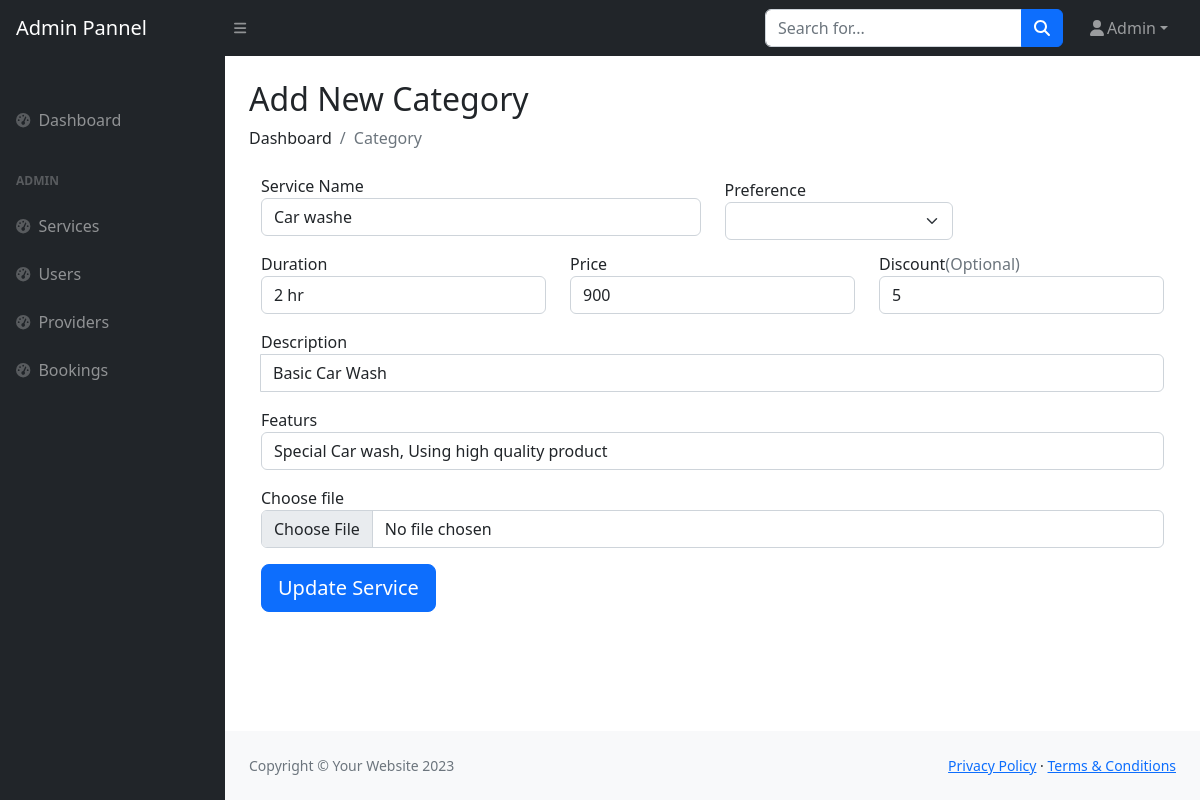
The app's page /admin/modify.php?sid=1 (signed in), older data.
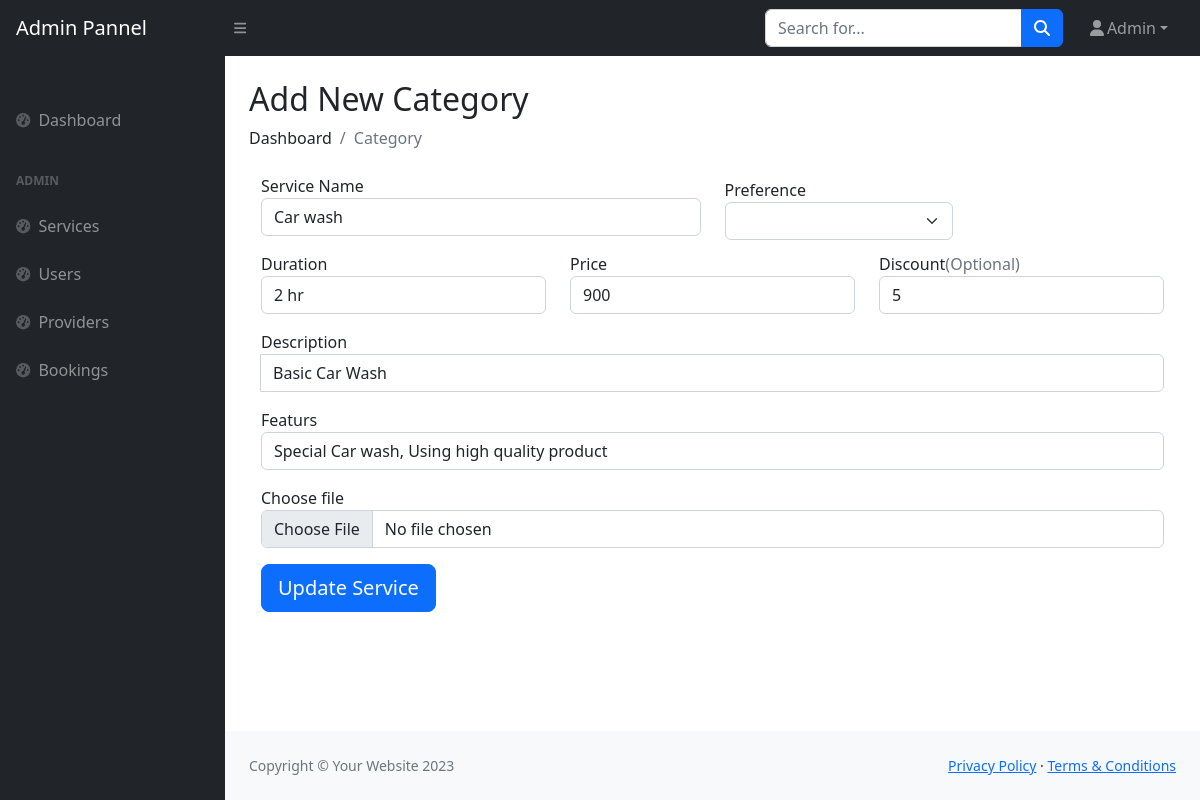
The same page, newer data.
### tables this page shows
CREATE TABLE `services` (
  `sid` int(11) NOT NULL,
  `sname` varchar(255) NOT NULL,
  `srating` int(11) NOT NULL,
  `sprice` int(11) NOT NULL,
  `sduration` varchar(10) NOT NULL,
  `sdes` varchar(255) NOT NULL,
  `sfeatures` varchar(255) NOT NULL,
  `scategory` int(11) NOT NULL,
  `simage` varchar(255) NOT NULL,
  `sattraction` varchar(255) DEFAULT NULL,
  `sdiscount` int(11) DEFAULT NULL,
  `screate` timestamp NOT NULL DEFAULT current_timestamp(),
  `created_by` int(11) DEFAULT NULL,
  `updated_by` int(11) DEFAULT NULL
);

### admin/modify.php (the view, shortened to what this page needs)
<?php require("./components/header.php");
$sid = isset($_GET['sid']) ? $_GET['sid'] : false;
if ($sid) {
    $src = "SELECT * FROM services WHERE sid=$sid";
    $rs = mysqli_query($conn, $src);
    $rec = mysqli_fetch_assoc($rs);
} else {
    $rec = ['sname' => '', 'scategory' => '', 'sduration' => '', 'sprice' => '', 'sdiscount' => '', 'sdes' => '', 'sfeatures' => ''];
}
?>
<main>
    <div class="container-fluid px-4">
        <h2 class="mt-4">Add New Category</h2>
        <ol class="breadcrumb mb-4">
            <li class="breadcrumb-item">Dashboard</li>
            <li class="breadcrumb-item active">Category</li>
        </ol>
        <div class="order-md-1 container">
            <form class="needs-validation" method="post" enctype="multipart/form-data">
                <div class="row">
                    <div class="col-md-6 mb-3">
                        <label for="firstName">Service Name </label>
                        <input type="text" class="form-control" id="firstName" placeholder="" name="sname" value="<?php echo $rec['sname'] ?>" required="">
                    </div>
                    <div class="col-auto my-1">
                        <label class="mr-sm-2" for="inlineFormCustomSelect">Preference</label>
                        <select class="form-select" id="scategory" name="scategory">
                            <?php
                            $sql = "SELECT subcat, subcatname FROM sub_category";
                            $result = $conn->query($sql);
                            if ($sid) {
                                echo "<option selected ></option>";
                            } else {
                                echo "<option selected disabled>Select an option</option>";
                            }
                            if ($result->num_rows > 0) {
                                while ($row = $result->fetch_assoc()) {
                                    echo "<option value='" . $row['subcat'] . "'>" . $row['subcatname'] . "</option>";
                                }
                            } else {
                                echo "<option>No sub-categories found</option>";
                            }
                            ?>
                        </select>
                    </div>
                </div>
                <div class="row">
                    <div class="col-md-4 mb-3">
                        <label for="lastName">Duration</label>
                        <input type="text" class="form-control" id="lastName" placeholder="hrs" name="sduration" value="<?php echo $rec['sduration'] ?>" required="">
                    </div>
                    <div class="col-md-4 mb-3">
                        <label for="address">Price</label>
                        <input type="number" class="form-control" id="address" placeholder="price" required="" name="sprice" value="<?php echo $rec['sprice'] ?>">
                    </div>
                    <div class="col-md-4 mb-3">
                        <label for="address2">Discount<span class="text-muted">(Optional)</span></label>
                        <input type="number" class="form-control" id="address2" placeholder="" name="sdiscount" value="<?php echo $rec['sdiscount'] ?>">
                    </div>
                </div>
                <div class="mb-3">
                    <label for="description">Description</label>
                    <div class="input-group">
                        <input type="text" class="form-control" id="description" placeholder="Write a short description" required="" name="sdes" value="<?php echo $rec['sdes'] ?>">
                    </div>
                </div>
                <div class="mb-3">
                    <label for="features">Featurs</label>
                    <input type="text" class="form-control" id="features" placeholder="write featurs separeted with ," name="sfeatures" value="<?php echo $rec['sfeatures']; ?>">
                </div>
                <div class="mb-3">
                    <div class="custom-file">
                        <label class="custom-file-label" for="customFile">Choose file</label>
                        <input type="file" class="form-control" id="simage" name="simage" accept="image/*" required>
                    </div>
                </div>
                <?php
                if ($sid) { ?>
                    <button class="btn btn-primary btn-lg btn-block" name="update">Update Service</button>
                <?php
                } else { ?>
                    <button class="btn btn-primary btn-lg btn-block" name="add">Add Service</button>
                <?php } ?>
            </form>
        </div>
    </div>
</main>
<?php require('./components/footer.php') ?>

Row changes from the older to the newer data that the page shows:
changed services "2 hr": sname "Car washe" → "Car wash"
